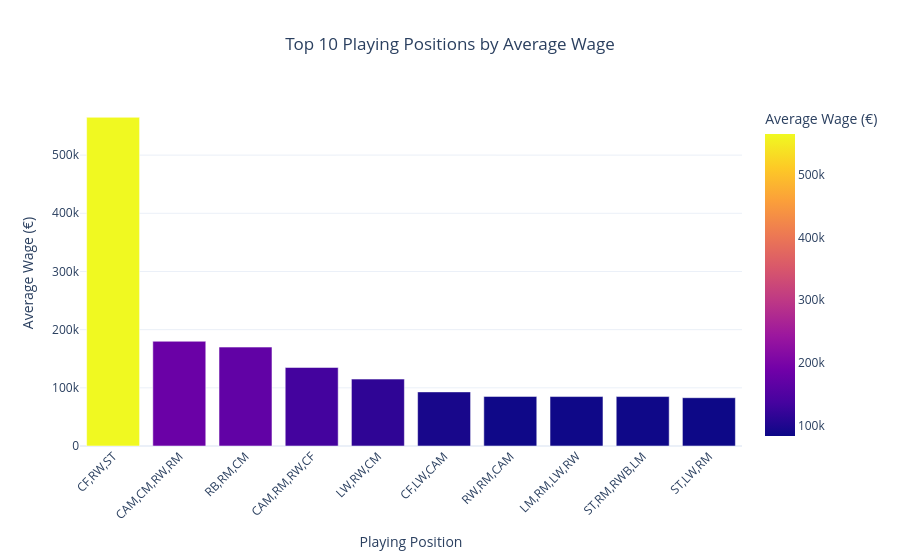

Notebook code cell kept with this figure:
### Markdown cell above
## Question 3

Which playing positions receive the highest wages?

### Code cell
# Calculate average wage by position
position_wages = (
    df.groupby("positions")["wage_euro"]
      .mean()
      .sort_values(ascending=False)
      .head(10)
      .reset_index()
)

fig = px.bar(
    position_wages,
    x="positions",
    y="wage_euro",
    color="wage_euro",
    title="Top 10 Playing Positions by Average Wage",
    labels={
        "positions": "Playing Position",
        "wage_euro": "Average Wage (€)"
    }
)

fig.update_layout(
    template="plotly_white",
    title_x=0.5,
    xaxis_tickangle=-45
)

fig.show()

### Figure 1 — Plotly figure (JSON) as saved in the notebook; plotly's stock layout.template omitted (floating-point values rounded to 4 significant figures)
{"data": [{"hovertemplate": "Playing Position=%{x}<br>Average Wage (€)=%{marker.color}<extra></extra>", "legendgroup": "", "marker": {"color": [565000.0, 180000.0, 170000.0, 135000.0, 115000.0, 93000.0, 85250.0, 85000.0, 85000.0, 83000.0], "coloraxis": "coloraxis", "pattern": {"shape": ""}}, "name": "", "orientation": "v", "showlegend": false, "textposition": "auto", "type": "bar", "x": ["CF,RW,ST", "CAM,CM,RW,RM", "RB,RM,CM", "CAM,RM,RW,CF", "LW,RW,CM", "CF,LW,CAM", "RW,RM,CAM", "LM,RM,LW,RW", "ST,RM,RWB,LM", "ST,LW,RM"], "xaxis": "x", "y": [565000.0, 180000.0, 170000.0, 135000.0, 115000.0, 93000.0, 85250.0, 85000.0, 85000.0, 83000.0], "yaxis": "y"}], "layout": {"barmode": "relative", "coloraxis": {"colorbar": {"title": {"text": "Average Wage (€)"}}, "colorscale": [[0, "#0d0887"], [0.1111, "#46039f"], [0.2222, "#7201a8"], [0.3333, "#9c179e"], [0.4444, "#bd3786"], [0.5556, "#d8576b"], [0.6667, "#ed7953"], [0.7778, "#fb9f3a"], [0.8889, "#fdca26"], [1, "#f0f921"]]}, "legend": {"tracegroupgap": 0}, "title": {"text": "Top 10 Playing Positions by Average Wage", "x": 0.5}, "xaxis": {"anchor": "y", "domain": [0, 1], "tickangle": -45, "title": {"text": "Playing Position"}}, "yaxis": {"anchor": "x", "domain": [0, 1], "title": {"text": "Average Wage (€)"}}}}
